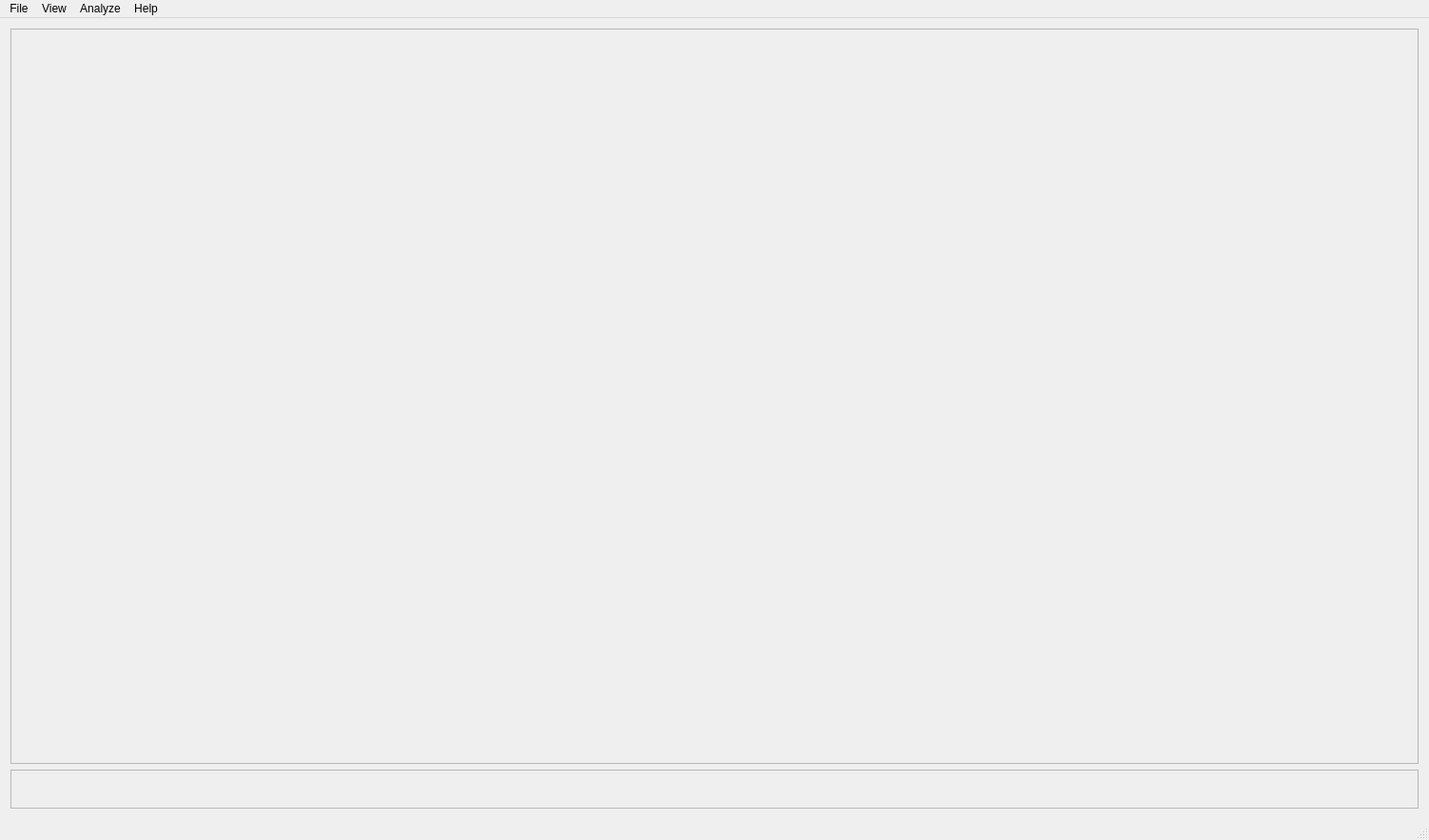
<?xml version="1.0" encoding="UTF-8"?>
<ui version="4.0">
 <class>MainWindow</class>
 <widget class="QMainWindow" name="MainWindow">
  <property name="geometry">
   <rect>
    <x>0</x>
    <y>0</y>
    <width>1502</width>
    <height>883</height>
   </rect>
  </property>
  <property name="windowTitle">
   <string>Binge Watcher</string>
  </property>
  <widget class="QWidget" name="centralWidget">
   <layout class="QVBoxLayout" name="verticalLayout">
    <item>
     <widget class="QFrame" name="frame_2">
      <property name="frameShape">
       <enum>QFrame::StyledPanel</enum>
      </property>
      <property name="frameShadow">
       <enum>QFrame::Sunken</enum>
      </property>
      <property name="lineWidth">
       <number>1</number>
      </property>
      <property name="midLineWidth">
       <number>0</number>
      </property>
      <layout class="QVBoxLayout" name="verticalLayout_3">
       <property name="spacing">
        <number>0</number>
       </property>
       <property name="margin" stdset="0">
        <number>0</number>
       </property>
       <item>
        <widget class="QCustomPlot" name="customPlot" native="true">
         <property name="sizePolicy">
          <sizepolicy hsizetype="Preferred" vsizetype="MinimumExpanding">
           <horstretch>0</horstretch>
           <verstretch>0</verstretch>
          </sizepolicy>
         </property>
        </widget>
       </item>
      </layout>
     </widget>
    </item>
    <item>
     <widget class="QFrame" name="frame">
      <property name="frameShape">
       <enum>QFrame::StyledPanel</enum>
      </property>
      <property name="frameShadow">
       <enum>QFrame::Raised</enum>
      </property>
      <layout class="QVBoxLayout" name="verticalLayout_2">
       <item>
        <widget class="QLabel" name="labelInfo">
         <property name="font">
          <font>
           <family>Consolas</family>
           <pointsize>11</pointsize>
           <kerning>false</kerning>
          </font>
         </property>
         <property name="text">
          <string/>
         </property>
         <property name="textFormat">
          <enum>Qt::PlainText</enum>
         </property>
        </widget>
       </item>
      </layout>
     </widget>
    </item>
   </layout>
  </widget>
  <widget class="QMenuBar" name="menuBar">
   <property name="geometry">
    <rect>
     <x>0</x>
     <y>0</y>
     <width>1502</width>
     <height>22</height>
    </rect>
   </property>
   <widget class="QMenu" name="menuFIle">
    <property name="title">
     <string>File</string>
    </property>
    <addaction name="actionRead_measurements"/>
    <addaction name="actionRead_grid_time"/>
    <addaction name="actionRead_incidents"/>
    <addaction name="actionRemove_incidents"/>
    <addaction name="separator"/>
    <addaction name="actionQuit"/>
   </widget>
   <widget class="QMenu" name="menuView">
    <property name="title">
     <string>View</string>
    </property>
    <widget class="QMenu" name="menuJump_to">
     <property name="title">
      <string>Jump to PoI...</string>
     </property>
     <addaction name="actionFirst_POI"/>
     <addaction name="actionLast_POI"/>
     <addaction name="actionNext_POI"/>
     <addaction name="actionPrevious_POI"/>
    </widget>
    <addaction name="actionFollow_mode"/>
    <addaction name="actionFollow_mode_5"/>
    <addaction name="actionFollow_mode_15"/>
    <addaction name="actionGo_to"/>
    <addaction name="menuJump_to"/>
   </widget>
   <widget class="QMenu" name="menuHelp">
    <property name="title">
     <string>Help</string>
    </property>
    <addaction name="actionInteractions"/>
    <addaction name="actionAbout_Qt"/>
   </widget>
   <widget class="QMenu" name="menuAnalyze">
    <property name="title">
     <string>Analyze</string>
    </property>
    <addaction name="actionFind_PoIs"/>
   </widget>
   <addaction name="menuFIle"/>
   <addaction name="menuView"/>
   <addaction name="menuAnalyze"/>
   <addaction name="menuHelp"/>
  </widget>
  <widget class="QStatusBar" name="statusBar"/>
  <action name="actionRead_measurements">
   <property name="text">
    <string>Read measurements...</string>
   </property>
   <property name="toolTip">
    <string>Read measurements</string>
   </property>
  </action>
  <action name="actionQuit">
   <property name="text">
    <string>Quit</string>
   </property>
  </action>
  <action name="actionFollow_mode">
   <property name="checkable">
    <bool>true</bool>
   </property>
   <property name="text">
    <string>Follow mode</string>
   </property>
  </action>
  <action name="actionRead_incidents">
   <property name="text">
    <string>Read incidents...</string>
   </property>
  </action>
  <action name="actionRemove_incidents">
   <property name="text">
    <string>Remove incidents</string>
   </property>
  </action>
  <action name="actionFirst_POI">
   <property name="text">
    <string>First PoI</string>
   </property>
  </action>
  <action name="actionLast_POI">
   <property name="text">
    <string>Last PoI</string>
   </property>
  </action>
  <action name="actionNext_POI">
   <property name="text">
    <string>Next PoI</string>
   </property>
  </action>
  <action name="actionPrevious_POI">
   <property name="text">
    <string>Previous PoI</string>
   </property>
  </action>
  <action name="actionFollow_mode_5">
   <property name="checkable">
    <bool>true</bool>
   </property>
   <property name="text">
    <string>Follow mode 5 mins</string>
   </property>
  </action>
  <action name="actionFollow_mode_15">
   <property name="checkable">
    <bool>true</bool>
   </property>
   <property name="text">
    <string>Follow mode 15 mins</string>
   </property>
  </action>
  <action name="actionInteractions">
   <property name="text">
    <string>Interactions</string>
   </property>
  </action>
  <action name="actionAbout_Qt">
   <property name="text">
    <string>About Qt</string>
   </property>
  </action>
  <action name="actionGo_to">
   <property name="text">
    <string>Go to...</string>
   </property>
  </action>
  <action name="actionFind_PoIs">
   <property name="text">
    <string>Find PoIs in measurements #1</string>
   </property>
  </action>
  <action name="actionRead_grid_time">
   <property name="text">
    <string>Read grid time...</string>
   </property>
  </action>
 </widget>
 <layoutdefault spacing="6" margin="11"/>
 <customwidgets>
  <customwidget>
   <class>QCustomPlot</class>
   <extends>QWidget</extends>
   <header>qcustomplot.h</header>
   <container>1</container>
  </customwidget>
 </customwidgets>
 <resources/>
 <connections/>
</ui>
